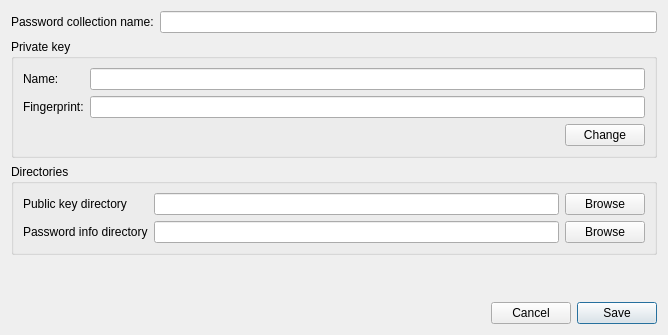
<?xml version="1.0" encoding="UTF-8"?>
<ui version="4.0">
 <class>TabConfigDialog</class>
 <widget class="QDialog" name="TabConfigDialog">
  <property name="geometry">
   <rect>
    <x>0</x>
    <y>0</y>
    <width>668</width>
    <height>335</height>
   </rect>
  </property>
  <property name="windowTitle">
   <string>Password collection tab configuration</string>
  </property>
  <layout class="QGridLayout" name="gridLayout_4">
   <item row="0" column="0">
    <layout class="QVBoxLayout" name="verticalLayout">
     <item>
      <layout class="QHBoxLayout" name="horizontalLayout_3">
       <item>
        <widget class="QLabel" name="label_5">
         <property name="text">
          <string>Password collection name:</string>
         </property>
        </widget>
       </item>
       <item>
        <widget class="QLineEdit" name="tabNameEdit"/>
       </item>
      </layout>
     </item>
     <item>
      <widget class="QGroupBox" name="groupBox">
       <property name="title">
        <string>Private key</string>
       </property>
       <layout class="QGridLayout" name="gridLayout_2">
        <item row="0" column="0">
         <layout class="QGridLayout" name="gridLayout">
          <item row="0" column="0">
           <widget class="QLabel" name="label">
            <property name="text">
             <string>Name:</string>
            </property>
           </widget>
          </item>
          <item row="0" column="1">
           <widget class="QLineEdit" name="privKeyNameEdit">
            <property name="enabled">
             <bool>true</bool>
            </property>
            <property name="frame">
             <bool>true</bool>
            </property>
            <property name="readOnly">
             <bool>true</bool>
            </property>
           </widget>
          </item>
          <item row="1" column="0">
           <widget class="QLabel" name="label_2">
            <property name="text">
             <string>Fingerprint:</string>
            </property>
           </widget>
          </item>
          <item row="1" column="1">
           <widget class="QLineEdit" name="privKeyFingerprintEdit">
            <property name="enabled">
             <bool>true</bool>
            </property>
            <property name="frame">
             <bool>true</bool>
            </property>
            <property name="readOnly">
             <bool>true</bool>
            </property>
           </widget>
          </item>
          <item row="2" column="0" colspan="2">
           <layout class="QHBoxLayout" name="horizontalLayout">
            <item>
             <spacer name="horizontalSpacer">
              <property name="orientation">
               <enum>Qt::Horizontal</enum>
              </property>
              <property name="sizeHint" stdset="0">
               <size>
                <width>40</width>
                <height>20</height>
               </size>
              </property>
             </spacer>
            </item>
            <item>
             <widget class="QPushButton" name="privKeyChangeButton">
              <property name="text">
               <string>Change</string>
              </property>
             </widget>
            </item>
           </layout>
          </item>
         </layout>
        </item>
       </layout>
      </widget>
     </item>
     <item>
      <widget class="QGroupBox" name="groupBox_2">
       <property name="title">
        <string>Directories</string>
       </property>
       <layout class="QGridLayout" name="gridLayout_3">
        <item row="0" column="0">
         <widget class="QLabel" name="label_3">
          <property name="text">
           <string>Public key directory</string>
          </property>
         </widget>
        </item>
        <item row="0" column="1">
         <widget class="QLineEdit" name="pubkeyDirEdit"/>
        </item>
        <item row="0" column="2">
         <widget class="QPushButton" name="pubkeyBrowseButton">
          <property name="text">
           <string>Browse</string>
          </property>
         </widget>
        </item>
        <item row="1" column="0">
         <widget class="QLabel" name="label_4">
          <property name="text">
           <string>Password info directory</string>
          </property>
         </widget>
        </item>
        <item row="1" column="1">
         <widget class="QLineEdit" name="passDirEdit"/>
        </item>
        <item row="1" column="2">
         <widget class="QPushButton" name="passBrowseButton">
          <property name="text">
           <string>Browse</string>
          </property>
         </widget>
        </item>
       </layout>
      </widget>
     </item>
     <item>
      <spacer name="verticalSpacer">
       <property name="orientation">
        <enum>Qt::Vertical</enum>
       </property>
       <property name="sizeHint" stdset="0">
        <size>
         <width>20</width>
         <height>20</height>
        </size>
       </property>
      </spacer>
     </item>
     <item>
      <layout class="QHBoxLayout" name="horizontalLayout_2">
       <item>
        <spacer name="horizontalSpacer_2">
         <property name="orientation">
          <enum>Qt::Horizontal</enum>
         </property>
         <property name="sizeHint" stdset="0">
          <size>
           <width>40</width>
           <height>20</height>
          </size>
         </property>
        </spacer>
       </item>
       <item>
        <widget class="QPushButton" name="cancelButton">
         <property name="text">
          <string>Cancel</string>
         </property>
         <property name="default">
          <bool>false</bool>
         </property>
         <property name="flat">
          <bool>false</bool>
         </property>
        </widget>
       </item>
       <item>
        <widget class="QPushButton" name="saveButton">
         <property name="text">
          <string>Save</string>
         </property>
         <property name="default">
          <bool>true</bool>
         </property>
        </widget>
       </item>
      </layout>
     </item>
    </layout>
   </item>
  </layout>
 </widget>
 <tabstops>
  <tabstop>tabNameEdit</tabstop>
  <tabstop>privKeyNameEdit</tabstop>
  <tabstop>privKeyFingerprintEdit</tabstop>
  <tabstop>privKeyChangeButton</tabstop>
  <tabstop>pubkeyDirEdit</tabstop>
  <tabstop>pubkeyBrowseButton</tabstop>
  <tabstop>passDirEdit</tabstop>
  <tabstop>passBrowseButton</tabstop>
  <tabstop>cancelButton</tabstop>
  <tabstop>saveButton</tabstop>
 </tabstops>
 <resources/>
 <connections/>
</ui>
